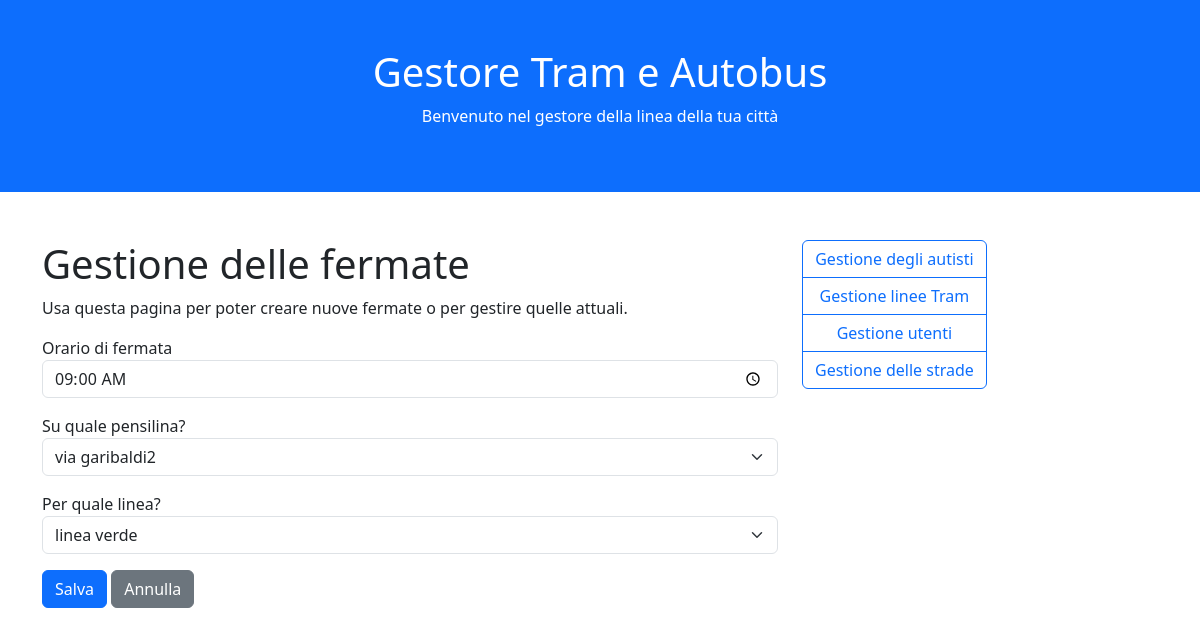
Screenshot of /Tram/fermate.php?azione=modifica&id=7 with the database file from the repository.
### tables this page shows
CREATE TABLE fermate (
    idfermata integer primary key autoincrement,
    idlinea integer,
    idpensilina integer,
    orario time
);

CREATE TABLE pensiline (
    idpensilina integer primary key autoincrement,
    idstrada integer,
    pensilina text
);

CREATE TABLE linee (
    idlinea integer primary key autoincrement,
    linea text
);

### Tram/funzioni.php (the view, shortened to what this page needs)
<?php
	function EseguiDB($sql, $salva = false){
		$dbcon = new SQLite3(NOMEDB);
			$dati = $dbcon->query($sql);
		return $dati;
	}
	function ApriForm($azione = null, $metodo = "post"){
		if($azione == null){
			echo "<form method='".$metodo."'>";
		} else {
			echo "<form action='".$azione."' method='".$metodo."'>";
		}
	}
	function ChiudiForm($salva = "Salva", $annulla = "Annulla"){
		echo "
			<button class='btn btn-primary'>".$salva."</button>
			<button type='reset' class='btn btn-secondary'>".$annulla."</button>
			</form>";
	}
	function ScriviCampo($id, $label, $valore = "", $tipo = "text", $classe = "form-control"){
		switch($tipo){
			default:
				echo "<p class='form-group'>
							<label for='".$id."'>".$label."</label>
							<input value='".$valore."' type='".$tipo."' id='".$id."' name='".$id."' class='".$classe."' />
						</p>";
			break;
		}
	}
	function ScriviTendina($id, $label, $chiave, $descrizione, $tabella, $valore = 0){
		$dati = EseguiDB("SELECT ".$chiave.", ".$descrizione."
							FROM ".$tabella."
							ORDER BY ".$descrizione.";");
		$opzioni = [];
		while($riga = $dati->fetchArray()){
			if($riga[$chiave] == $valore){
				$opzioni[] = "<option selected value=".$riga[$chiave].">
								".$riga[$descrizione]."
								</option>";
			} else {
				$opzioni[] = "<option value=".$riga[$chiave].">
								".$riga[$descrizione]."
								</option>";
			}
		}
		$opzioni = implode("", $opzioni);
		echo "<p class='form-group'>
					<label for='".$id."'>".$label."</label>
					<select class='form-select' id='".$id."' name='".$id."'>
						".$opzioni."
					</select>
				</p>";
	}

### rows the page displays
fermate: orario "09:00"
pensiline: idpensilina "via garibaldi2"
linee: idlinea "linea verde"

### other values shown
$label "Orario di fermata"
$label "Su quale pensilina? Per quale linea?"
$salva "Salva"
$annulla "Annulla"
$label "Gestione degli autisti"
$label "Gestione linee Tram"
$label "Gestione utenti"
$label "Gestione delle strade"
